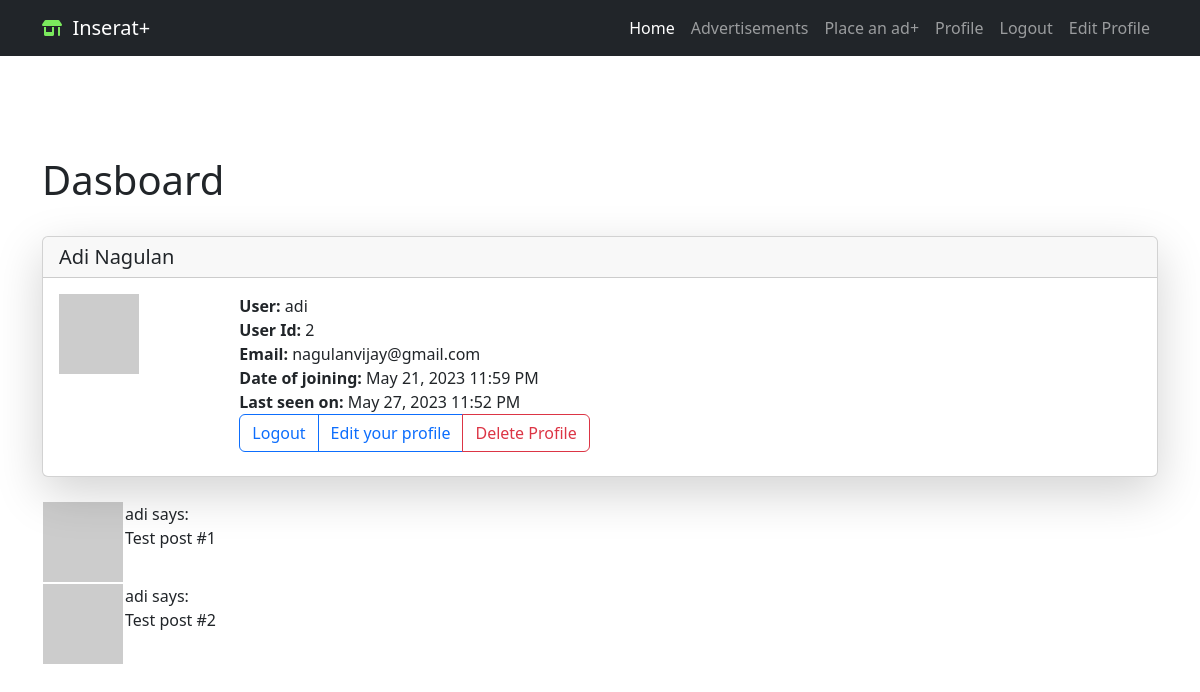
The page /user/adi (signed in) on the database as committed earlier.
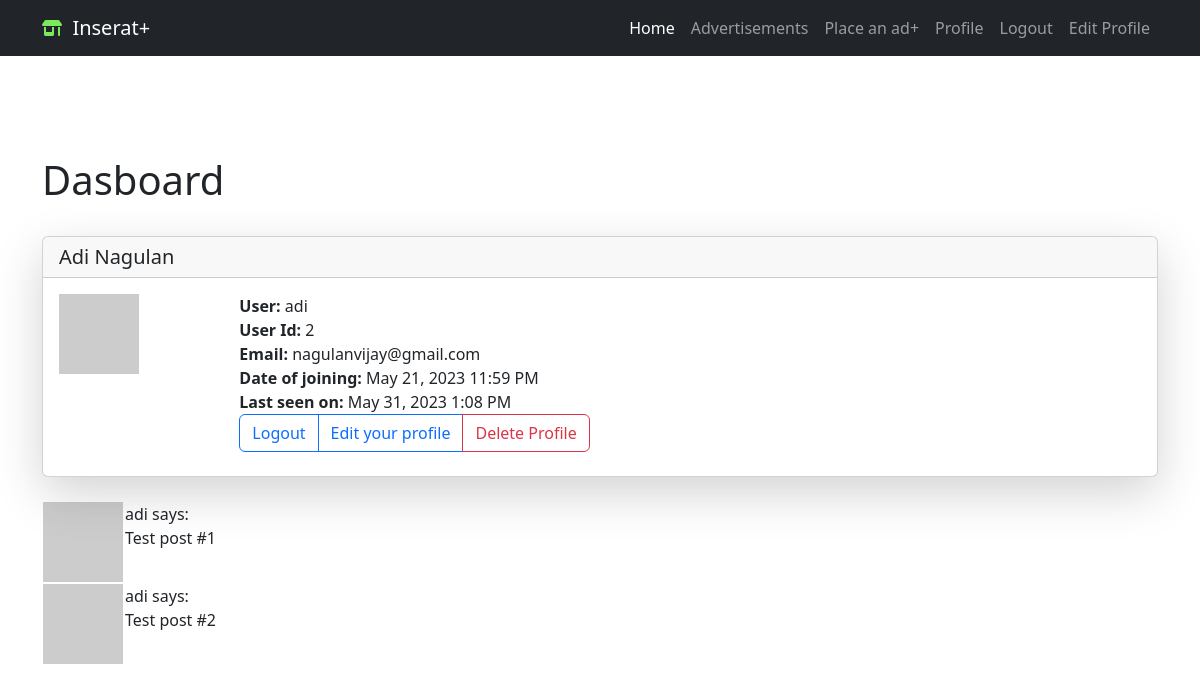
The same page on the database as committed later.
### app/models/login.py (models this page shows, shortened)
class User(db.Model, UserMixin):
    id = db.Column(db.Integer, primary_key=True)
    first_name = db.Column(db.String(50), nullable=False)
    last_name = db.Column(db.String(50), nullable=False)
    username = db.Column(db.String(20), unique=True, nullable=False)
    email = db.Column(db.String(120), unique=True, nullable=False)
    password_hash = db.Column(db.String(128), nullable=False)
    user_adedd = db.Column(db.DateTime, default=datetime.utcnow)
    last_seen = db.Column(db.DateTime, default=datetime.utcnow)
    is_admin = db.Column(db.Boolean, default=False)
    is_blocked = db.Column(db.Boolean, default=False)  # registered users can be blocked from logging in
    advertisements = db.relationship('Advertisement', backref='user', lazy=True)
    def avatar(self, size):
        digest = md5(self.email.lower().encode('utf-8')).hexdigest()
        return 'https://www.gravatar.com/avatar/{}?d=identicon&s={}'.format(
            digest, size
            )

### app/routes.py (the view)
@app.route('/user/<username>')
@login_required
def user(username):
    user = User.query.filter_by(username=username).first_or_404()
    posts = [
        {'author': user, 'body': 'Test post #1'},
        {'author': user, 'body': 'Test post #2'}
    ]
    return render_template('user.html', user=user, posts=posts)

### app/models/controlpanel.py (called while the page is built)
@app.context_processor
def security_context_processor():
    return dict(
        admin_base_template=admin.base_template,
        admin_view=admin.index_view,
        h=admin_helpers,
        get_url=url_for
    )

### app/models/login.py (called while the page is built)
@login.user_loader
def load_user(id):
    return User.query.get(int(id))

### app/routes.py (called while the page is built)
@app.before_request
def before_request():
    if current_user.is_authenticated:
        formatted_time = datetime.utcnow().strftime("%d-%b-%Y %H:%M:%S")
        current_user.last_seen = datetime.strptime(formatted_time, "%d-%b-%Y %H:%M:%S")
        db.session.commit()

### app/templates/user.html (shortened to what this page needs)
{% extends "base.html" %}
{% block content %}
<div class="container custom-container ">
  <h1>Dasboard</h1><br/>
  <div class="card shadow-lg">
    <h5 class="card-header">
      {{ user.first_name }}  {{ user.last_name }}</h5>
    <div class="card-body">
      <div class="card-title">
        <div class="row  g-0">
          <div class="col-sm-2 ">
            <img src="{{ user.avatar(128) }}">
          </div>
               <div class="col-sm-5">
                <strong>User:</strong>
                {{ user.username }}<br/>
                <strong>User Id:</strong>
                {{ user.id }}<br/>
                <strong>Email:</strong>
                {{ user.email }}<br/>
                {% if user.user_adedd %}
                <strong>Date of joining:</strong>
                {{ moment(user.user_adedd).format('LLL') }}<br/>
                {% endif %}
                {% if user.last_seen %}
                <strong>Last seen on:</strong>
                {{ moment(user.last_seen).format('LLL') }}<br/>
                {% endif %}
                <form action="{{ url_for('delete_profile') }}" method="POST" onsubmit="return confirm('Are you sure you want to delete your profile?');">
                  <div class="btn-group" role="group" aria-label="Basic outlined example">
                    <a href="{{ url_for('logout') }}" class="btn btn-outline-primary" role="button">Logout</a>
                    <a href="{{ url_for('edit_profile') }}" class="btn btn-outline-primary" role="button">Edit your profile</a>
                    <button type="submit" class="btn btn-outline-danger">Delete Profile</button>
                </form>
                </div>
             </div>
        </div>
      </div>
    </div>
  </div>
<br>
  {% if current_user.is_admin %}
  {% else %}
          <div class="container">
          {% for post in posts %}
              {% include 'includes/_post.html' %}
          {% endfor %}
  {% endif %}
</div>
{% endblock %}

### app/templates/includes/_post.html
{% block content %}
  <table>
    <tr valign="top">
        <td><img src="{{ post.author.avatar(36) }}"></td>
        <td>{{ post.author.username }} says:<br>{{ post.body }}</td>
    </tr>
</table>
{% endblock %}

Rows that differ between the two databases and show on the page:
changed User "Adi": last_seen "May 27, 2023 11:52 PM" → "May 31, 2023 1:08 PM"
